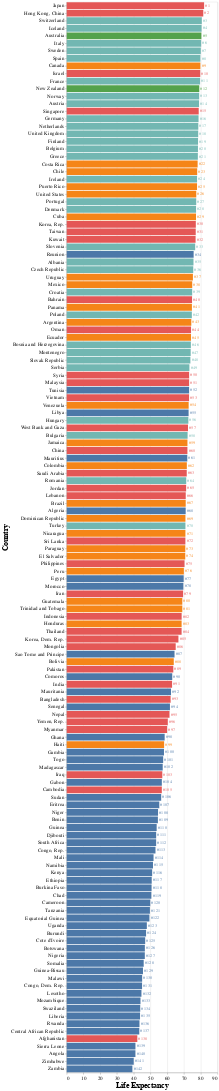

Notebook cell for this chart:
### Code cell
plot_world_ranking(2002, "lifeExp")

### Figure 1 — Vega-Lite specification as saved in the notebook (floating-point values rounded to 4 significant figures; data arrays with more than 128 entries replaced by an {"elided": "..."} marker saying what was removed)
{"config": {"view": {"continuousWidth": 400, "continuousHeight": 300}, "axis": {"labelFontSize": 14, "titleFontSize": 20}}, "layer": [{"mark": "bar", "encoding": {"color": {"field": "continent", "legend": null, "type": "nominal"}, "tooltip": {"field": "lifeExp", "type": "quantitative"}, "x": {"field": "lifeExp", "title": "Life Expectancy", "type": "quantitative"}, "y": {"field": "country", "sort": {"field": "value", "op": "min", "order": "descending"}, "title": "Country", "type": "nominal"}}}, {"mark": {"type": "text", "align": "left", "baseline": "middle", "dx": 3}, "encoding": {"color": {"field": "continent", "legend": null, "type": "nominal"}, "text": {"field": "ranking", "type": "nominal"}, "tooltip": {"field": "lifeExp", "type": "quantitative"}, "x": {"field": "lifeExp", "title": "Life Expectancy", "type": "quantitative"}, "y": {"field": "country", "sort": {"field": "value", "op": "min", "order": "descending"}, "title": "Country", "type": "nominal"}}}], "data": {"name": "data-83f7a670a997f38b27d19e072f7df0bb"}, "$schema": "https://vega.github.io/schema/vega-lite/v4.17.0.json", "datasets": {"data-83f7a670a997f38b27d19e072f7df0bb": {"elided": "142 records"}}}
